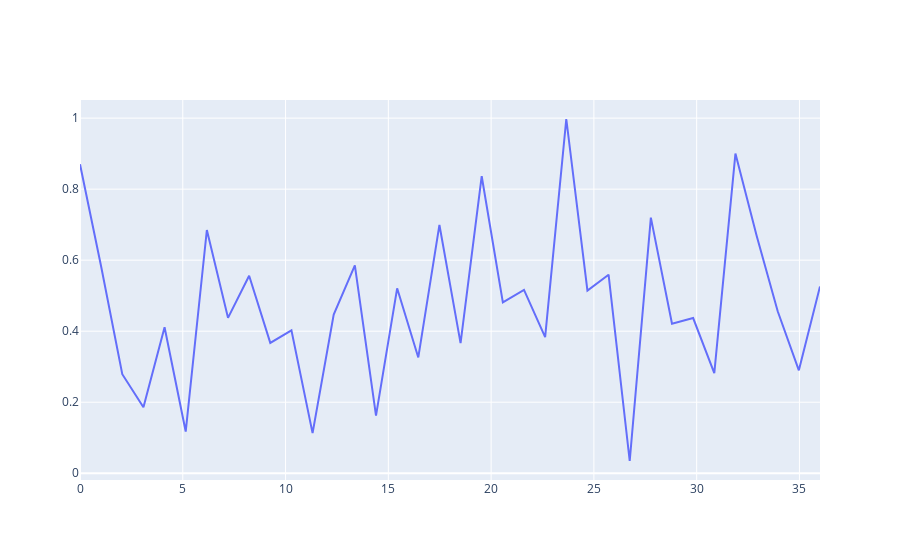

The cell this chart's notebook holds for it:
### Markdown cell above
**Let's start with basic line charting**

### Code cell
a = np.linspace(start=0, stop=36, num=36)
np.random.seed(25)
b = np.random.uniform(low=0.0, high=1.0, size=36)
trace = go.Scatter(x=a, y=b)

data = [trace]
fig = go.Figure(data=data, )
fig.show()
# py.iplot(data, filename='basic_line_chart')

### Figure 1 — Plotly figure (JSON) as saved in the notebook; plotly's stock layout.template omitted (floating-point values rounded to 4 significant figures)
{"data": [{"type": "scatter", "x": [0, 1.029, 2.057, 3.086, 4.114, 5.143, 6.171, 7.2, 8.229, 9.257, 10.29, 11.31, 12.34, 13.37, 14.4, 15.43, 16.46, 17.49, 18.51, 19.54, 20.57, 21.6, 22.63, 23.66, 24.69, 25.71, 26.74, 27.77, 28.8, 29.83, 30.86, 31.89, 32.91, 33.94, 34.97, 36], "y": [0.8701, 0.5823, 0.2788, 0.1859, 0.4111, 0.1174, 0.685, 0.4376, 0.5562, 0.3671, 0.4024, 0.113, 0.447, 0.5854, 0.162, 0.5207, 0.3261, 0.6992, 0.3664, 0.8364, 0.4813, 0.5165, 0.383, 0.9975, 0.5142, 0.5591, 0.03445, 0.7199, 0.421, 0.4369, 0.2817, 0.9003, 0.6696, 0.4561, 0.2898, 0.5258]}], "layout": {}}
